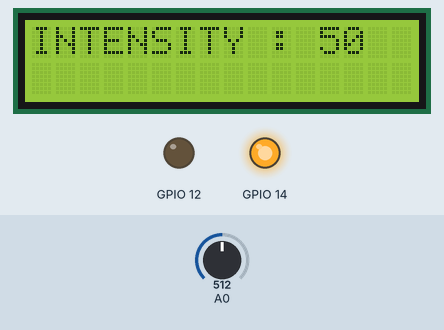
Simulated run of this sketch. Board: ESP8266 (NodeMCU). On the bench: 16×2 character LCD, output pins drawn as LEDs (lit = HIGH). The inputs (shaded band) are chosen by the test bench; at power-on: A0 = 512. WiFi joins after 1.5 s; servers stay silent unless stated; what the sketch prints to the serial monitor is not drawn.

Above: at 8.7 s.
8.8 s: A0 set to 535
At 10.3 s:
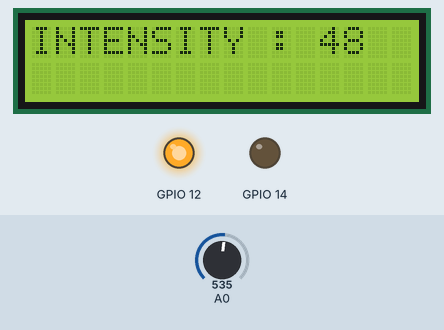
10.6 s: A0 set to 716
At 11.8 s:
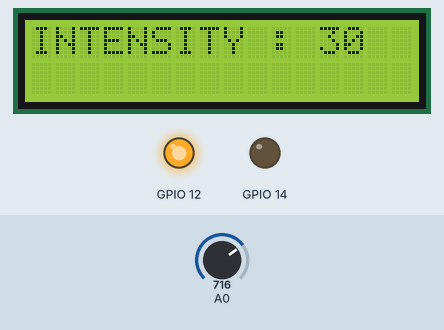
12.1 s: A0 set to 511
At 13.2 s:
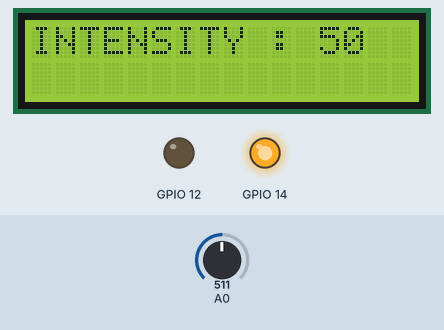
Timing chart, 0 to 15.1 s (numbered marks = the images above; inputs shaded):
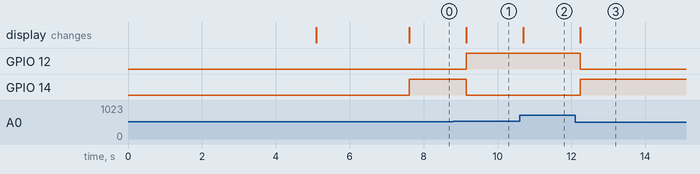

The sketch:

LIGHT_INTENSITY.ino
```cpp
#include <ThingSpeak.h>  //To connect our thingspeak channel with the esp8266 through this code.
#include <ESP8266WiFi.h>  // To connect the esp with internet
#include <Wire.h>
#include <LiquidCrystal_I2C.h>

const char* ssid     = "saicharan";    //Name of your wifi network
const char* password = "123456789";  // Wifi password

const long channelID = 2462879; // Channel ID
const char *writeAPIKey = "WASOYXTZBDOJOPBO"; // Your write API Key

WiFiClient client;

unsigned long delayStart = millis();   // start delay

LiquidCrystal_I2C lcd(0x27, 16, 2);

void setup()
{
  lcd.init();
  lcd.backlight();
   pinMode(14, OUTPUT);
   pinMode(12, OUTPUT);

   Serial.begin(115200);
   Serial.println();
   Serial.print("Connecting to ");
   Serial.println(ssid);

   lcd.setCursor(0,0);
   lcd.print("IOT BASED LIGHT" );
   lcd.setCursor(0,1);
   lcd.print("INTENSITY SYSTEM" );
   delay(5000);
   lcd.clear();

   WiFi.begin(ssid, password);  // Connecting esp to wifi
   while (WiFi.status() != WL_CONNECTED)  //This loop will work untill esp connects to the wifi
   {
   delay(500);
   Serial.print(".");
   }
   ThingSpeak.begin(client);       //The client here is esp8266
   delay(1000);
}

void loop() {
    int intensity = analogRead(A0);

    intensity = map(intensity, 0, 1024, 100, 0);

    lcd.setCursor(0, 0);
    lcd.print("INTENSITY : ");
    lcd.print(intensity);

    if (intensity < 50) {
        digitalWrite(12, HIGH);
        digitalWrite(14, LOW);
    }
    else  {
        digitalWrite(14, HIGH);
        digitalWrite(12, LOW);
    }

    if ((millis() - delayStart) >= 15000) {
        ThingSpeak.writeField(channelID, 1, intensity, writeAPIKey);
        delayStart = millis(); // Reset the delay start time
    }

    delay(500);                // Take a reading every  half a second for testing
    Serial.println();          // Normally you should take reading perhaps once or twice a day
}
```

Measured:
- the behaviour switches between 517 and 518 on A0 (found by bisection; images 0 and 1)
- after the input at 8.8 s, GPIO 12: LOW → HIGH after 0.35 s; GPIO 14: HIGH → LOW after 0.35 s; the display: changes after 0.35 s (image 1)
- after the input at 10.6 s, the display: changes after 0.09 s (image 2)
- after the input at 12.1 s, GPIO 12: HIGH → LOW after 0.14 s; GPIO 14: LOW → HIGH after 0.14 s; the display: changes after 0.14 s (image 3)
